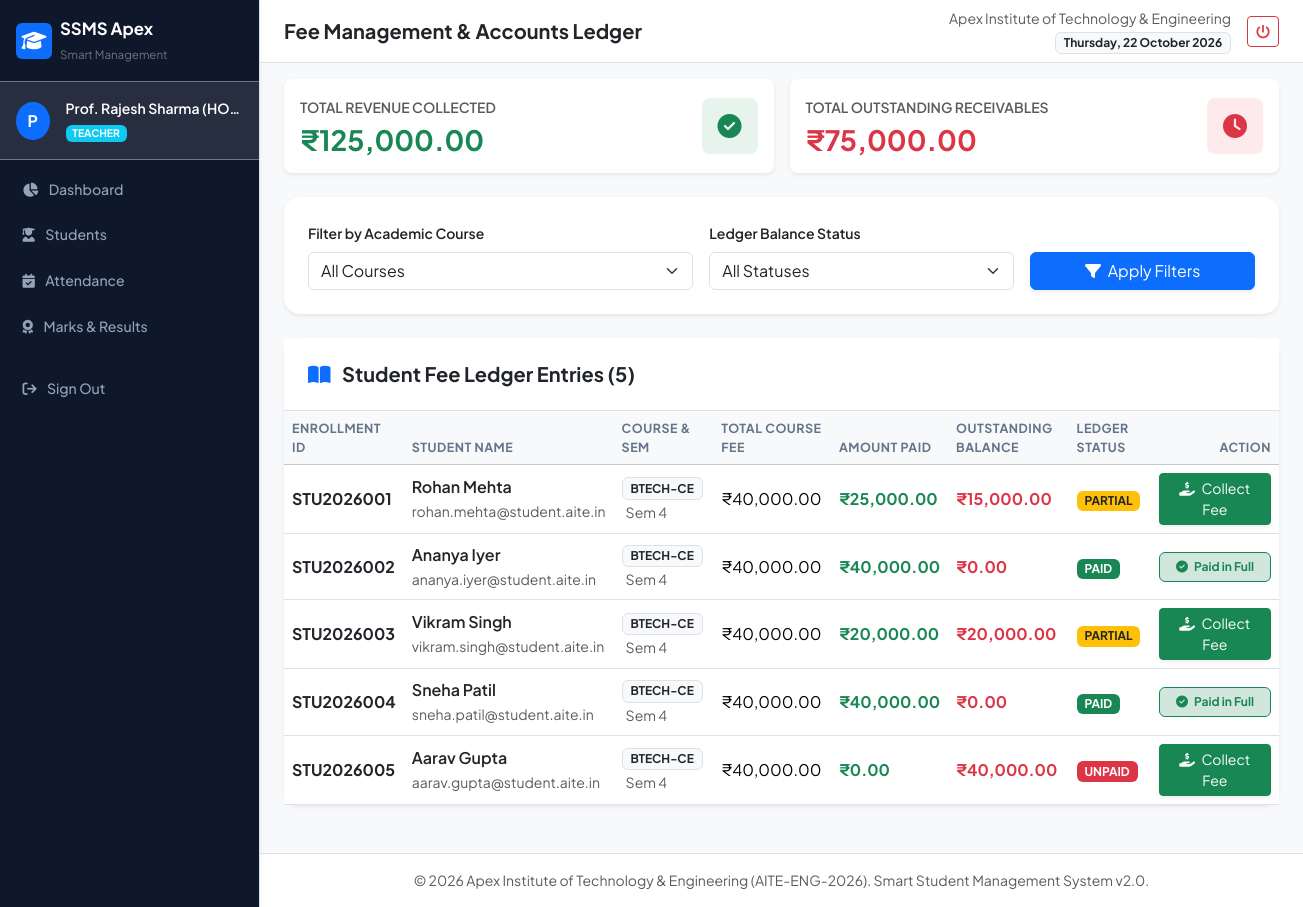
The app's page /fees (signed in) with its own data.
### models.py (models this page shows, shortened)
class User(db.Model):
    __tablename__ = 'users'
    id = db.Column(db.Integer, primary_key=True)
    username = db.Column(db.String(50), unique=True, nullable=False, index=True)
    password_hash = db.Column(db.String(255), nullable=False)
    role = db.Column(db.String(20), nullable=False, default='student')  # admin, teacher, student, accountant
    email = db.Column(db.String(100), unique=True, nullable=False)
    full_name = db.Column(db.String(100), nullable=False)
    is_active = db.Column(db.Boolean, default=True)
    created_at = db.Column(db.DateTime, default=datetime.utcnow)
    student_profile = db.relationship('Student', backref='user_account', uselist=False, cascade='all, delete-orphan')
    audit_logs = db.relationship('AuditLog', backref='user', lazy='dynamic')

class StudentFee(db.Model):
    __tablename__ = 'student_fees'
    id = db.Column(db.Integer, primary_key=True)
    student_id = db.Column(db.Integer, db.ForeignKey('students.id'), nullable=False)
    fee_structure_id = db.Column(db.Integer, db.ForeignKey('fee_structures.id'), nullable=False)
    total_amount = db.Column(db.Float, nullable=False, default=40000.0)
    paid_amount = db.Column(db.Float, default=0.0)
    balance_amount = db.Column(db.Float, default=40000.0)
    status = db.Column(db.String(20), default='unpaid')  # 'paid', 'partial', 'unpaid'
    payments = db.relationship('FeePayment', backref='student_fee', lazy='dynamic', cascade='all, delete-orphan')

class Student(db.Model):
    __tablename__ = 'students'
    id = db.Column(db.Integer, primary_key=True)
    student_id = db.Column(db.String(30), unique=True, nullable=False, index=True)  # e.g., 'STU2026001'
    user_id = db.Column(db.Integer, db.ForeignKey('users.id'), nullable=True)
    course_id = db.Column(db.Integer, db.ForeignKey('courses.id'), nullable=False)
    semester = db.Column(db.Integer, nullable=False, default=1)
    first_name = db.Column(db.String(50), nullable=False)
    last_name = db.Column(db.String(50), nullable=False)
    email = db.Column(db.String(100), unique=True, nullable=False)
    phone = db.Column(db.String(20), nullable=False)
    address = db.Column(db.Text)
    enrollment_date = db.Column(db.Date, default=date.today)
    status = db.Column(db.String(20), default='active')  # active, inactive, graduated, dropped
    guardian_name = db.Column(db.String(100))
    guardian_phone = db.Column(db.String(20))
    attendance_records = db.relationship('Attendance', backref='student', lazy='dynamic')
    marks_records = db.relationship('Marks', backref='student', lazy='dynamic')
    fees = db.relationship('StudentFee', backref='student', lazy='dynamic')
    @property
    def full_name(self):
        return f"{self.first_name} {self.last_name}"

class Course(db.Model):
    __tablename__ = 'courses'
    id = db.Column(db.Integer, primary_key=True)
    code = db.Column(db.String(20), unique=True, nullable=False)  # e.g., 'BTECH-CE'
    name = db.Column(db.String(100), nullable=False)              # e.g., 'Computer Engineering'
    description = db.Column(db.Text)
    duration_semesters = db.Column(db.Integer, default=8)
    students = db.relationship('Student', backref='course', lazy='dynamic')
    subjects = db.relationship('Subject', backref='course', lazy='dynamic')
    fee_structures = db.relationship('FeeStructure', backref='course', lazy='dynamic')

### app.py (the view)
    @app.route('/fees')
    @login_required
    @roles_accepted('admin', 'accountant')
    def fees_list():
        status_filter = request.args.get('status')
        course_filter = request.args.get('course_id', type=int)
        query = StudentFee.query
        if status_filter:
            query = query.filter_by(status=status_filter)
        if course_filter:
            query = query.join(Student).filter(Student.course_id == course_filter)
        fees = query.all()
        courses = Course.query.all()
        total_collected = sum(f.paid_amount for f in fees)
        total_pending = sum(f.balance_amount for f in fees)
        return render_template(
            'fees/manage.html',
            fees=fees,
            courses=courses,
            selected_status=status_filter,
            selected_course=course_filter,
            total_collected=total_collected,
            total_pending=total_pending
        )

### templates/fees/manage.html (shortened to what this page needs)
{% extends "base.html" %}
{% block page_title %}Fee Management & Accounts Ledger{% endblock %}
{% block content %}
<div class="row g-3 mb-4">
    <div class="col-md-6">
        <div class="card border-0 shadow-sm rounded-3 p-3 bg-white">
            <div class="d-flex align-items-center justify-content-between">
                <div>
                    <span class="text-muted text-uppercase small fw-semibold">Total Revenue Collected</span>
                    <h3 class="fw-bold text-success mt-1 mb-0">₹{{ "{:,.2f}".format(total_collected) }}</h3>
                </div>
                <div class="stat-icon bg-success bg-opacity-10 text-success rounded-3 p-3">
                    <i class="fa-solid fa-circle-check fs-4"></i>
                </div>
            </div>
        </div>
    </div>
    <div class="col-md-6">
        <div class="card border-0 shadow-sm rounded-3 p-3 bg-white">
            <div class="d-flex align-items-center justify-content-between">
                <div>
                    <span class="text-muted text-uppercase small fw-semibold">Total Outstanding Receivables</span>
                    <h3 class="fw-bold text-danger mt-1 mb-0">₹{{ "{:,.2f}".format(total_pending) }}</h3>
                </div>
                <div class="stat-icon bg-danger bg-opacity-10 text-danger rounded-3 p-3">
                    <i class="fa-solid fa-clock fs-4"></i>
                </div>
            </div>
        </div>
    </div>
</div>
<div class="card border-0 shadow-sm rounded-4 mb-4">
    <div class="card-body p-4">
        <form method="GET" action="{{ url_for('fees_list') }}" class="row g-3">
            <div class="col-md-5">
                <label class="form-label small fw-semibold">Filter by Academic Course</label>
                <select name="course_id" class="form-select">
                    <option value="">All Courses</option>
                </select>
            </div>
            <div class="col-md-4">
                <label class="form-label small fw-semibold">Ledger Balance Status</label>
                <select name="status" class="form-select">
                    <option value="">All Statuses</option>
                </select>
            </div>
            <div class="col-md-3 d-flex align-items-end">
                <button type="submit" class="btn btn-primary w-100 shadow-sm">
                    <i class="fa-solid fa-filter me-1"></i> Apply Filters
                </button>
            </div>
        </form>
    </div>
</div>
<div class="card border-0 shadow-sm rounded-4">
    <div class="card-header bg-white border-bottom p-4 d-flex align-items-center justify-content-between flex-wrap gap-2">
        <h5 class="fw-bold mb-0 text-dark">
            <i class="fa-solid fa-book-open text-primary me-2"></i> Student Fee Ledger Entries ({{ fees|length }})
        </h5>
    </div>
    <div class="card-body p-0">
        <div class="table-responsive">
            <table class="table table-hover align-middle mb-0">
                <thead class="table-light">
                    <tr>
                        <th>Enrollment ID</th>
                        <th>Student Name</th>
                        <th>Course & Sem</th>
                        <th>Total Course Fee</th>
                        <th>Amount Paid</th>
                        <th>Outstanding Balance</th>
                        <th>Ledger Status</th>
                        <th class="text-end">Action</th>
                    </tr>
                </thead>
                <tbody>
                    {% for f in fees %}
                    <tr>
                        <td class="fw-bold text-dark">{{ f.student.student_id }}</td>
                        <td>
                            <div class="fw-semibold text-dark">{{ f.student.full_name }}</div>
                            <small class="text-muted">{{ f.student.email }}</small>
                        </td>
                        <td>
                            <span class="badge bg-light text-dark border">{{ f.student.course.code }}</span>
                            <span class="text-muted small ms-1">Sem {{ f.student.semester }}</span>
                        </td>
                        <td>₹{{ "{:,.2f}".format(f.total_amount) }}</td>
                        <td class="text-success fw-bold">₹{{ "{:,.2f}".format(f.paid_amount) }}</td>
                        <td class="text-danger fw-bold">₹{{ "{:,.2f}".format(f.balance_amount) }}</td>
                        <td>
                            <span class="badge bg-{{ 'success' if f.status == 'paid' else ('warning text-dark' if f.status == 'partial' else 'danger') }}">
                                {{ f.status|upper }}
                            </span>
                        </td>
                        <td class="text-end">
                            {% if f.balance_amount > 0 %}
                            <a href="{{ url_for('fee_collect', student_fee_id=f.id) }}" class="btn btn-sm btn-success shadow-sm">
                                <i class="fa-solid fa-hand-holding-dollar me-1"></i> Collect Fee
                            </a>
                            {% else %}
                            <span class="badge bg-success-subtle text-success border border-success py-2 px-3">
                                <i class="fa-solid fa-check-circle me-1"></i> Paid in Full
                            </span>
                            {% endif %}
                        </td>
                    </tr>
                    {% else %}
                    <tr>
                        <td colspan="8" class="text-center text-muted py-4">No student fee records found matching filter.</td>
                    </tr>
                    {% endfor %}
                </tbody>
            </table>
        </div>
    </div>
</div>
{% endblock %}

### templates/base.html (shortened to what this page needs)
<!DOCTYPE html>
<html lang="en">
<head>
    <link href="https://cdn.jsdelivr.net/npm/bootstrap@5.3.3/dist/css/bootstrap.min.css" rel="stylesheet">
    <link href="https://cdnjs.cloudflare.com/ajax/libs/font-awesome/6.5.1/css/all.min.css" rel="stylesheet">
    <link rel="stylesheet" href="{{ url_for('static', filename='css/style.css') }}">
</head>
<body>
    <div class="d-flex" id="wrapper">
        {% if current_user %}
        <nav id="sidebar" class="bg-dark text-white border-end shadow-sm">
            <div class="sidebar-header p-3 border-bottom border-secondary d-flex align-items-center justify-content-between">
                <a href="{{ url_for('dashboard') }}" class="text-white text-decoration-none d-flex align-items-center gap-2">
                    <div class="brand-icon bg-primary text-white rounded p-2 d-flex align-items-center justify-content-center">
                        <i class="fa-solid fa-graduation-cap fs-5"></i>
                    </div>
                    <div>
                        <div class="fw-bold tracking-tight text-white mb-0" style="font-size: 1.05rem;">SSMS Apex</div>
                        <small class="text-secondary" style="font-size: 0.72rem;">Smart Management</small>
                    </div>
                </a>
            </div>
            <div class="p-3 bg-secondary bg-opacity-25 border-bottom border-secondary d-flex align-items-center gap-3">
                <div class="avatar-circle bg-primary text-white fw-bold d-flex align-items-center justify-content-center rounded-circle">
                    {{ current_user.full_name[0] }}
                </div>
                <div class="overflow-hidden">
                    <div class="text-truncate fw-semibold text-white small">{{ current_user.full_name }}</div>
                    <span class="badge bg-{{ 'danger' if current_user.role == 'admin' else ('info' if current_user.role == 'teacher' else ('warning' if current_user.role == 'accountant' else 'success')) }} text-uppercase" style="font-size: 0.65rem;">
                        {{ current_user.role }}
                    </span>
                </div>
            </div>
            <ul class="nav flex-column p-2 gap-1 sidebar-nav">
                <li class="nav-item">
                    <a class="nav-link text-white-50 rounded {{ 'active' if request.endpoint == 'dashboard' }}" href="{{ url_for('dashboard') }}">
                        <i class="fa-solid fa-chart-pie me-2"></i> Dashboard
                    </a>
                </li>
                {% if current_user.role in ['admin', 'teacher', 'accountant'] %}
                <li class="nav-item">
                    <a class="nav-link text-white-50 rounded {{ 'active' if 'student' in request.endpoint }}" href="{{ url_for('students_list') }}">
                        <i class="fa-solid fa-user-graduate me-2"></i> Students
                    </a>
                </li>
                {% endif %}
                {% if current_user.role in ['admin', 'teacher'] %}
                <li class="nav-item">
                    <a class="nav-link text-white-50 rounded {{ 'active' if 'attendance' in request.endpoint }}" href="{{ url_for('attendance_mark') }}">
                        <i class="fa-solid fa-calendar-check me-2"></i> Attendance
                    </a>
                </li>
                <li class="nav-item">
                    <a class="nav-link text-white-50 rounded {{ 'active' if 'marks' in request.endpoint }}" href="{{ url_for('marks_entry') }}">
                        <i class="fa-solid fa-award me-2"></i> Marks & Results
                    </a>
                </li>
                {% endif %}
                <li class="nav-item mt-auto pt-3">
                    <a class="nav-link text-danger rounded" href="{{ url_for('logout') }}">
                        <i class="fa-solid fa-arrow-right-from-bracket me-2"></i> Sign Out
                    </a>
                </li>
            </ul>
        </nav>
        {% endif %}
        <div id="page-content-wrapper" class="w-100 bg-light">
            <nav class="navbar navbar-expand navbar-light bg-white border-bottom px-4 py-2 sticky-top">
                <div class="container-fluid p-0">
                    <div class="d-flex align-items-center gap-2">
                        <span class="fs-5 fw-bold text-dark">{% block page_title %}Smart Student Management System{% endblock %}</span>
                    </div>
                    <div class="d-flex align-items-center gap-3">
                        <div class="text-end d-none d-md-block">
                            <small class="text-muted d-block">{{ institute_name }}</small>
                            <span class="badge bg-light text-dark border">{{ now.strftime('%A, %d %B %Y') }}</span>
                        </div>
                        {% if current_user %}
                        <a href="{{ url_for('logout') }}" class="btn btn-outline-danger btn-sm" title="Logout">
                            <i class="fa-solid fa-power-off"></i>
                        </a>
                        {% endif %}
                    </div>
                </div>
            </nav>
            <div class="container-fluid px-4 pt-3">
                {% block content %}{% endblock %}
            </div>
            <footer class="mt-5 py-3 border-top bg-white text-center text-muted small">
                <div class="container-fluid">
                    <span>&copy; {{ now.year }} {{ institute_name }} ({{ institute_code }}). Smart Student Management System v2.0.</span>
                </div>
            </footer>
        </div>
    </div>
</body>
</html>

### records on screen
User: full_name "P", full_name "Prof. Rajesh Sharma (HO…", role "TEACHER"
StudentFee: student.student_id "STU2026001", student.full_name "Rohan Mehta", student.email "rohan.mehta@student.aite.in", student.course.code "BTECH-CE", student.semester "4", total_amount "40,000.00", paid_amount "25,000.00", balance_amount "15,000.00", status "PARTIAL"
StudentFee: student.student_id "STU2026002", student.full_name "Ananya Iyer", student.email "ananya.iyer@student.aite.in", student.course.code "BTECH-CE", student.semester "4", total_amount "40,000.00", paid_amount "40,000.00", balance_amount "0.00", status "PAID", shows "Paid in Full"
StudentFee: student.student_id "STU2026003", student.full_name "Vikram Singh", student.email "vikram.singh@student.aite.in", student.course.code "BTECH-CE", student.semester "4", total_amount "40,000.00", paid_amount "20,000.00", balance_amount "20,000.00", status "PARTIAL"
StudentFee: student.student_id "STU2026004", student.full_name "Sneha Patil", student.email "sneha.patil@student.aite.in", student.course.code "BTECH-CE", student.semester "4", total_amount "40,000.00", paid_amount "40,000.00", balance_amount "0.00", status "PAID", shows "Paid in Full"
StudentFee: student.student_id "STU2026005", student.full_name "Aarav Gupta", student.email "aarav.gupta@student.aite.in", student.course.code "BTECH-CE", student.semester "4", total_amount "40,000.00", paid_amount "0.00", balance_amount "40,000.00", status "UNPAID"

### other values on screen
{{ institute_name }} "Apex Institute of Technology & Engineering"
{{ "{:,.2f}".format(total_collected) }} "125,000.00"
{{ "{:,.2f}".format(total_pending) }} "75,000.00"
{{ fees|length }} "5"
{{ institute_code }} "AITE-ENG-2026"
